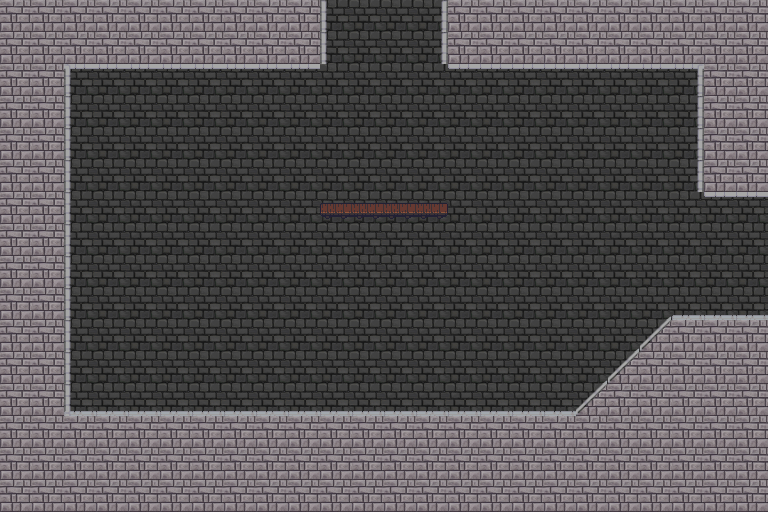

This game map was drawn from its Tiled (.tmx) file and the tilesets committed beside it. A one-line description and the trimmed map source follow:
An orthogonal 24x16 tile map with 32x32 px tiles, 3 tile layers (Слой тайлов 1, Слой тайлов 2, Fire), 5 tilesets and 2 objects.

<map version="1.0" orientation="orthogonal" renderorder="right-down" width="24" height="16" tilewidth="32" tileheight="32" nextobjectid="41">
 <properties>
  <property name="Down" value="No" />
  <property name="Height" type="float" value="5.12" />
  <property name="Left" value="No" />
  <property name="Right" value="Yes" />
  <property name="Up" value="Yes" />
  <property name="Width" type="float" value="7.68" />
 </properties>
 <tileset firstgid="1" name="wall" tilewidth="32" tileheight="32" tilecount="1" columns="1">
  <image source="../Resources/wall.jpg" width="32" height="32" />
  <tile id="0">
   <properties>
    <property name="Height" type="float" value="5.12" />
    <property name="Width" type="float" value="10.24" />
   </properties>
  </tile>
 </tileset>
 <tileset firstgid="2" name="castle" tilewidth="32" tileheight="32" spacing="1" margin="1" tilecount="465" columns="31">
  <image source="../Resources/castle.png" width="1024" height="512" />
 </tileset>
 <tileset firstgid="467" name="Fire" tilewidth="32" tileheight="64" tilecount="32" columns="8">
  <image source="../Resources/Fire.png" width="256" height="256" />
  <tile id="0">
   <properties>
    <property name="FireFrame" value="1" />
   </properties>
  </tile>
  <tile id="1">
   <properties>
    <property name="FireFrame" value="2" />
   </properties>
  </tile>
  <tile id="2">
   <properties>
    <property name="FireFrame" value="3" />
   </properties>
  </tile>
  <tile id="3">
   <properties>
    <property name="FireFrame" value="4" />
   </properties>
  </tile>
  <tile id="4">
   <properties>
    <property name="FireFrame" value="5" />
   </properties>
  </tile>
  <tile id="5">
   <properties>
    <property name="FireFrame" value="6" />
   </properties>
  </tile>
  <tile id="6">
   <properties>
    <property name="FireFrame" value="7" />
   </properties>
  </tile>
  <tile id="7">
   <properties>
    <property name="FireFrame" value="8" />
   </properties>
  </tile>
  <tile id="8">
   <properties>
    <property name="FireFrame" value="9" />
   </properties>
  </tile>
  <tile id="9">
   <properties>
    <property name="FireFrame" value="10" />
   </properties>
  </tile>
  <tile id="10">
   <properties>
    <property name="FireFrame" value="11" />
   </properties>
  </tile>
  <tile id="11">
   <properties>
    <property name="FireFrame" value="12" />
   </properties>
  </tile>
  <tile id="12">
   <properties>
    <property name="FireFrame" value="13" />
   </properties>
  </tile>
  <tile id="13">
   <properties>
    <property name="FireFrame" value="14" />
   </properties>
  </tile>
  <tile id="14">
   <properties>
    <property name="FireFrame" value="15" />
   </properties>
  </tile>
  <tile id="15">
   <properties>
    <property name="FireFrame" value="16" />
   </properties>
  </tile>
  <tile id="16">
   <properties>
    <property name="FireFrame" value="17" />
   </properties>
  </tile>
  <tile id="17">
   <properties>
    <property name="FireFrame" value="18" />
   </properties>
  </tile>
  <tile id="18">
   <properties>
    <property name="FireFrame" value="19" />
   </properties>
  </tile>
  <tile id="19">
   <properties>
    <property name="FireFrame" value="20" />
   </properties>
  </tile>
  <tile id="20">
   <properties>
    <property name="FireFrame" value="21" />
   </properties>
  </tile>
  <tile id="21">
   <properties>
    <property name="FireFrame" value="22" />
   </properties>
  </tile>
  <tile id="22">
   <properties>
    <property name="FireFrame" value="23" />
   </properties>
  </tile>
  <tile id="23">
   <properties>
    <property name="FireFrame" value="24" />
   </properties>
  </tile>
  <tile id="24">
   <properties>
    <property name="FireFrame" value="25" />
   </properties>
  </tile>
  <tile id="25">
   <properties>
    <property name="FireFrame" value="26" />
   </properties>
  </tile>
  <tile id="26">
   <properties>
    <property name="FireFrame" value="27" />
   </properties>
  </tile>
  <tile id="27">
   <properties>
    <property name="FireFrame" value="27" />
   </properties>
  </tile>
  <tile id="28">
   <properties>
    <property name="FireFrame" value="28" />
   </properties>
  </tile>
  <tile id="29">
   <properties>
    <property name="FireFrame" value="29" />
   </properties>
  </tile>
  <tile id="30">
   <properties>
    <property name="FireFrame" value="30" />
   </properties>
  </tile>
  <tile id="31">
   <properties>
    <property name="FireFrame" value="31" />
   </properties>
  </tile>
 </tileset>
 <tileset firstgid="499" name="Torch" tilewidth="34" tileheight="60" tilecount="1" columns="1">
  <image source="../Resources/Torch.png" width="34" height="60" />
 </tileset>
 <tileset firstgid="500" name="Wall_DelbekeHannes" tilewidth="32" tileheight="32" tilecount="1" columns="1">
  <image source="../Resources/Wall_DelbekeHannes.jpeg" width="32" height="32" />
 </tileset>
 <layer name="Слой тайлов 1" width="24" height="16">
  <data>[384 cells, 384 non-empty, 1 distinct tile ids]</data>
 </layer>
 <layer name="Слой тайлов 2" width="24" height="16">
  <data>[384 cells, 204 non-empty, 7 distinct tile ids]</data>
 </layer>
 <layer name="Fire" width="24" height="16">
  <data>[384 cells, 276 non-empty, 8 distinct tile ids]</data>
 </layer>
 <objectgroup name="ground">
  <properties>
   <property name="height" type="float" value="0" />
  </properties>
  <object id="39" x="576" y="416">
   <polyline points="0,0 -512,0 -512,-352 -256,-352 -256,-544 -128,-544 -128,-352 128,-352 128,-224 288,-224 288,-96 96,-96 0,0" />
  </object>
 </objectgroup>
 <objectgroup name="platform">
  <object id="40" x="322" y="206" width="125" height="12" />
 </objectgroup>
</map>
